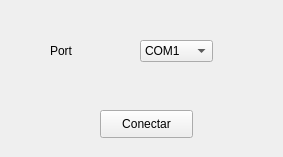
<?xml version="1.0" encoding="UTF-8"?>
<ui version="4.0">
 <class>Form</class>
 <widget class="QWidget" name="Form">
  <property name="geometry">
   <rect>
    <x>0</x>
    <y>0</y>
    <width>283</width>
    <height>157</height>
   </rect>
  </property>
  <property name="windowTitle">
   <string>Form</string>
  </property>
  <widget class="QLabel" name="label_2">
   <property name="geometry">
    <rect>
     <x>50</x>
     <y>40</y>
     <width>55</width>
     <height>21</height>
    </rect>
   </property>
   <property name="text">
    <string>Port</string>
   </property>
  </widget>
  <widget class="QPushButton" name="btn_conectar">
   <property name="geometry">
    <rect>
     <x>100</x>
     <y>110</y>
     <width>93</width>
     <height>28</height>
    </rect>
   </property>
   <property name="text">
    <string>Conectar</string>
   </property>
  </widget>
  <widget class="QComboBox" name="comboBox">
   <property name="geometry">
    <rect>
     <x>140</x>
     <y>40</y>
     <width>73</width>
     <height>22</height>
    </rect>
   </property>
   <item>
    <property name="text">
     <string>COM1</string>
    </property>
   </item>
   <item>
    <property name="text">
     <string>COM2</string>
    </property>
   </item>
   <item>
    <property name="text">
     <string>SERIAL</string>
    </property>
   </item>
   <item>
    <property name="text">
     <string>USB</string>
    </property>
   </item>
  </widget>
 </widget>
 <resources/>
 <connections/>
</ui>
